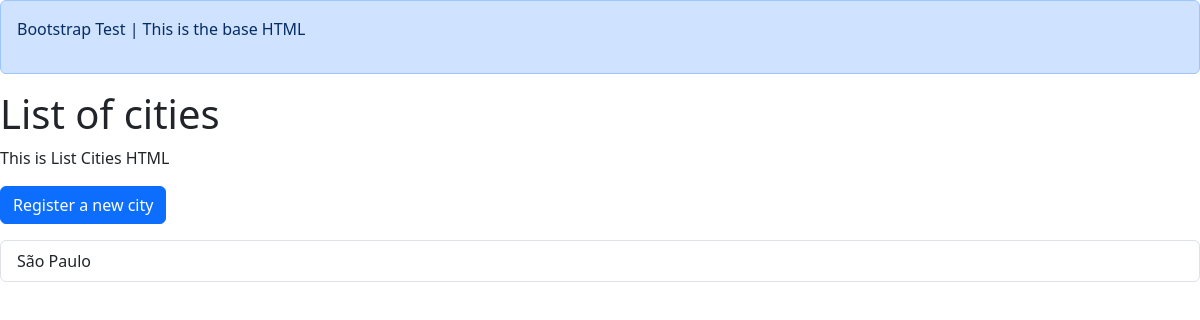
The app's page /cities/, older data.
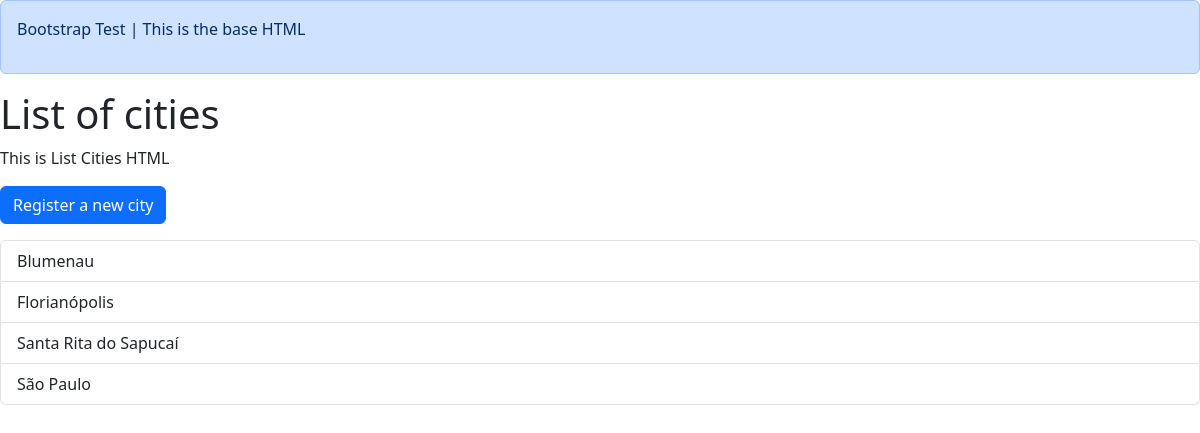
The same page, newer data.
### cadastro/models.py (models this page shows, shortened)
class Cidade(models.Model):
    nome = models.CharField(max_length=100, unique=True)
    is_capital = models.BooleanField(default=False)

### cadastro/views.py (the view)
# urls.py: path('cities/', list_cities, name='cities'),
def list_cities(request):
    if request.GET.__len__():
        query_set = Cidade.objects.filter(pk=request.GET['id'])
    else:
        query_set = Cidade.objects.all().order_by('nome')
    context = {
        "cities": query_set
    }
    return render(
        request,
        'cities/list.html',
        context
    )

### cadastro/templates/cities/list.html
{% extends 'base.html' %}
{% block container_div %}
<h1>List of cities</h1>
<p>This is List Cities HTML</p>
<p><a class="btn btn-primary" href="{% url 'create_city' %}">Register a new city</a></p>
<ul class="list-group">
    {% for city in cities %}
        <a class="list-group-item" href="{% url 'detailed_cities_param' city.id %}">{{ city.nome }}</a>
    {% endfor %}
</ul>
{% endblock %}

Row changes from the older to the newer data that the page shows:
added Cidade: nome "Blumenau"
added Cidade: nome "Florianópolis"
added Cidade: nome "Santa Rita do Sapucaí"
